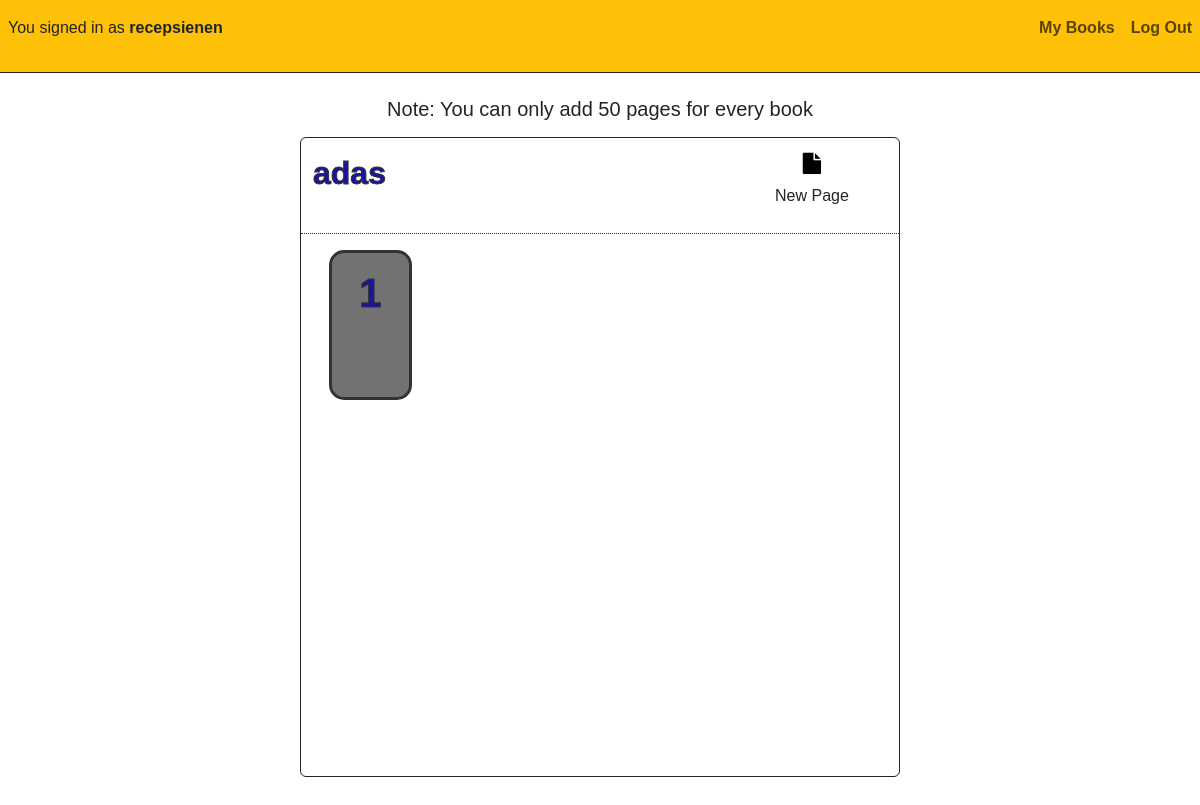
The page /recepsienen/adas (signed in) on the database its author committed.
### book/models.py (models this page shows, shortened)
class User(AbstractUser):
    pass

class Book(models.Model):
    user = models.ForeignKey(User,on_delete=models.CASCADE, null=False,related_name="user")
    name = models.CharField(max_length=200, null=True)
    link_name = models.CharField(max_length=250,null=True)
    language = models.CharField(max_length=200, null=True)
    words_per_page = models.IntegerField(blank=True, null=True)
    cover_color = models.CharField(max_length=200,null=True)
    font_color = models.CharField(max_length=200,null=True)
    created_at = models.DateTimeField(auto_now_add=True)
    updated_at = models.DateTimeField(auto_now=True)

class Page(models.Model):
    number = models.IntegerField(blank=True,null=True)
    book = models.ForeignKey(Book, on_delete=models.CASCADE, null=False, related_name="book")
    edit_mode = models.BooleanField(default=True)
    first_save_done = models.BooleanField(default=False)
    finished = models.BooleanField(default=False)

### book/views.py (the view, shortened to what this page needs)
# urls.py: path("<str:username>/<str:book_name>", views.book_content, name="book_content"),
@login_required
def book_content(request,username,book_name):
    user = request.user
    book = Book.objects.filter(user = user,link_name = book_name).first()
    pages = Page.objects.filter(book = book)
    return render(request, "book/book.html",{
        "pages":pages,
        "book":book,
    })

### book/templates/book/book.html (shortened to what this page needs)
{% extends "book/layout.html" %}
{% block body %}
<div id="page-container" class="rounded">
    <div class="m-auto">
        <h5 class="text-center pt-3 mb-0 pb-0">Note: You can only add 50 pages for every book</h5>
    </div>
    <div id="inner-container" class="w-50 h-100 m-auto border border-dark d-flex row rounded mt-3">
        <div id="title" class="rounded-top d-flex justify-content-between" style="color:{{book.cover_color}}">
            <div class="ml-3">
                <h1 id ="page-title" class="text-center fs-2 fw-bold mt-3">{{book.name |truncatechars:30}}</h1>
            </div>
            <div class="m-1 d-flex row justify-content-center">
                <button class="btn rounded w-50" id="new-page"><i class="fa fa-file fa-lg" ></i></button>
                <p class="text-dark text-center fs-6">New Page</p>
            </div>
        </div>
        <div id="all-pages" class="rounded-bottom">
            {% for page in pages %}
            <a href="{% url 'page_view' username=user.username book_name=book.link_name page_number=page.number %}" id="page-{{page.finished}}" class="m-3 p-3 text-decoration-none page">
                <h1 id ="page-number" class="text-center" style="color:{{book.cover_color}}">{{page.number}}</h1>
            </a>
            {% endfor %}
        </div>
    </div>
</div>
{% endblock %}

### book/templates/book/layout.html (shortened to what this page needs)
{% load static %}
<!DOCTYPE html>
<html lang="en">
<head>
    <link href="https://cdn.jsdelivr.net/npm/bootstrap@5.3.1/dist/css/bootstrap.min.css" rel="stylesheet">
    <link rel="stylesheet" href="https://cdnjs.cloudflare.com/ajax/libs/font-awesome/4.7.0/css/font-awesome.min.css">
    <link rel="stylesheet" href="{% static 'book/main.css' %}">
    <link rel="stylesheet" media="screen and (max-width: 768px)" href="{% static 'book/mobile.css' %}">
</head>
<body>
        {% if user.is_authenticated %}
        <nav class="navbar navbar-expand-lg navbar-light bg-warning border-bottom border-dark">
            <div class="w-100">
              <ul class="navbar-nav mr-auto d-flex justify-content-between w-100">
                    <li id="signed-as" class="nav-item m-2">
                        <p>You signed in as <span class="fw-bolder">{{user.username}}</span></p>
                    </li>
                <div id="nav-buttons" class="d-flex">
                    <li class="nav-item nav-color rounded">
                        <a href="{% url 'index' %}" class="nav-link fw-bolder">My Books</a>
                    </li>
                    <li class="nav-item nav-color rounded">
                        <a class="nav-link fw-bolder" href="{% url 'logout_view' %}">Log Out</a>
                    </li>
                </div>
              </ul>
            </div>
          </nav>
    {% endif %}
    <div id="body-container">
        {% block body %}
        {% endblock %}
    </div>
</body>
</html>

### book/static/book/main.css (style rules this page uses)
body { font-family: sans-serif; overflow: hidden; height: 100vh; width: 100vw; background-color: #ffffff; }
#body-container { height: 100%; width: 100%; }
#page-container { width: 100vw; height: 80vh; }
#title { height: 15%; border-bottom: 1px dotted #333; color: white; }
#page-title { -webkit-text-stroke: #333; -webkit-text-stroke-width: 1px; }
#all-pages { height: 85%; display: grid; grid-template-columns:repeat(5,20%); overflow: auto; }
#page-True { height: 150px; background-color: #727272; border-radius: 15px; border: 3px solid #333; }
#page-number { font-weight: bold; -webkit-text-stroke: #333; -webkit-text-stroke-width: 1px; }
#new-page { color:black; }

### book/static/book/mobile.css (style rules this page uses)
#nav-buttons { justify-content: space-around; }
#signed-as { justify-content: center; text-align: center; }
#inner-container { width: 100vw; }
#page-container { width: 100vw !important; }
#inner-container { width: 100vw !important; }
#all-pages { width: 100% !important; height: 85%; display: grid; grid-template-columns:repeat(3,33%); overflow: auto; }

### rows shown on the page
User: username "recepsienen"
Book: name "adas"
Page: number "1"
